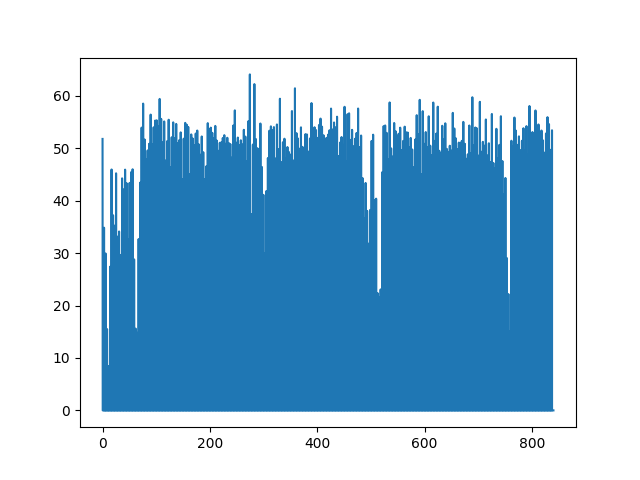

Generate this figure with Python:
import subprocess
import re
import time
import matplotlib.pyplot as plt

values = []
times = []
time = 0

period = "0.1"
num = "300"

command = "stress-ng-ioprio"

res = subprocess.check_output(["sudo", "iotop", "-P","-b", "-n", num, "-d", period])

for line in res.decode("utf-8").split("\n"):
  if re.search(command, line):
    sp_line = line.split(" ")
    for i in range(20):
      if '' in sp_line:
        sp_line.remove('')
    times.append(time)
    time += 0.1
    values.append(float(sp_line[9].replace(',', '.')))

fig, ax = plt.subplots()
ax.plot(times, values)
plt.savefig("io.png")
